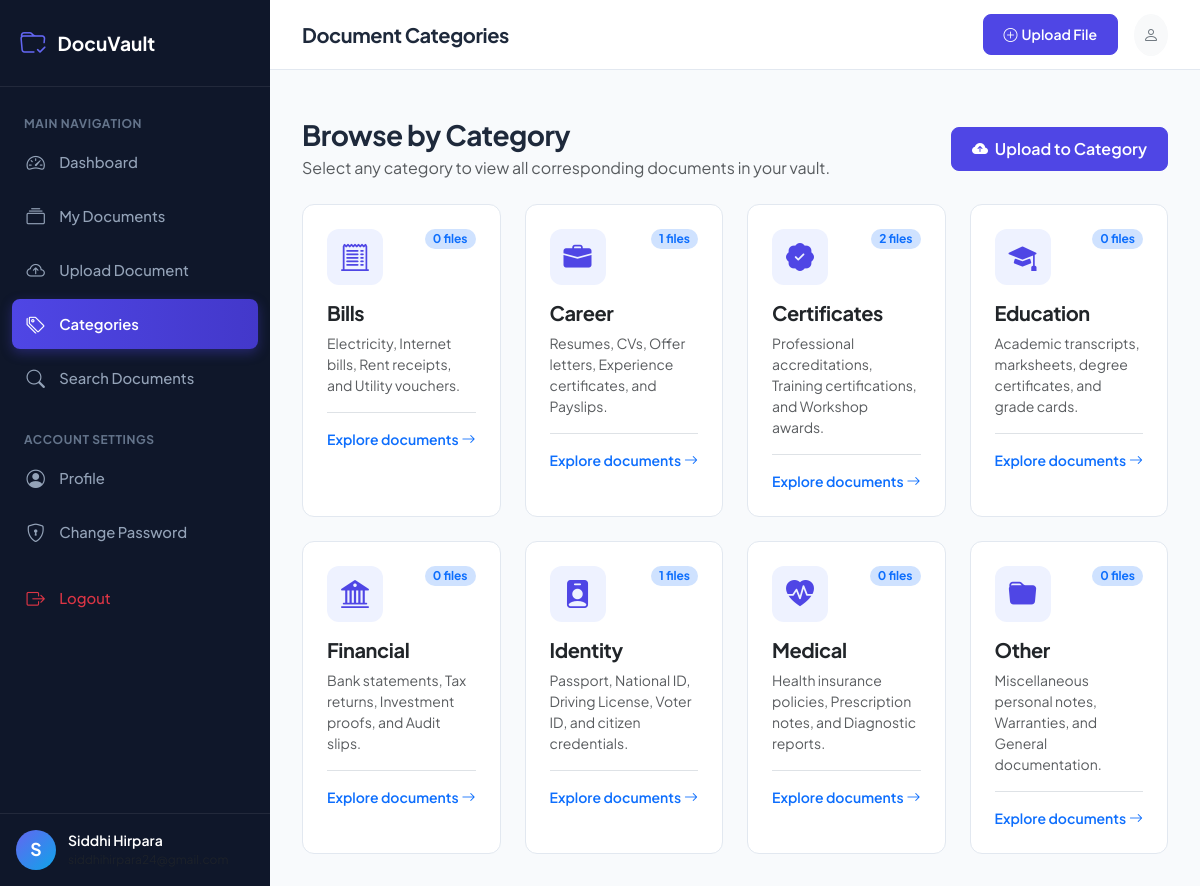
The page /categories (signed in) on the database its author committed.
### models/user.py (models this page shows, shortened)
class User(db.Model, UserMixin):
    __tablename__ = 'users'
    id = db.Column(db.Integer, primary_key=True)
    full_name = db.Column(db.String(100), nullable=False)
    email = db.Column(db.String(120), unique=True, nullable=False, index=True)
    phone = db.Column(db.String(20), nullable=True)
    password_hash = db.Column(db.String(255), nullable=False)
    role = db.Column(db.String(20), default='user', nullable=False)  # 'user' or 'admin'
    status = db.Column(db.String(20), default='active', nullable=False)  # 'active' or 'inactive'
    created_at = db.Column(db.DateTime, default=datetime.utcnow, nullable=False)
    updated_at = db.Column(db.DateTime, default=datetime.utcnow, onupdate=datetime.utcnow, nullable=False)
    documents = db.relationship('Document', back_populates='user', cascade='all, delete-orphan', lazy='dynamic')
    password_reset_tokens = db.relationship('PasswordResetToken', back_populates='user', cascade='all, delete-orphan', lazy='dynamic')
    @property
    def is_active(self):
        return self.status == 'active'

### models/category.py (models this page shows, shortened)
class Category(db.Model):
    __tablename__ = 'categories'
    id = db.Column(db.Integer, primary_key=True)
    name = db.Column(db.String(100), unique=True, nullable=False, index=True)
    description = db.Column(db.Text, nullable=True)
    created_at = db.Column(db.DateTime, default=datetime.utcnow, nullable=False)
    documents = db.relationship('Document', back_populates='category', lazy='dynamic')

### routes/user.py (the view)
@user_bp.route('/categories')
@login_required
def categories():
    all_categories = Category.query.order_by(Category.name).all()
    categories_data = []
    for cat in all_categories:
        count = Document.query.filter_by(user_id=current_user.id, category_id=cat.id).count()
        categories_data.append({
            'category': cat,
            'count': count
        })
    return render_template('user/categories.html', categories_data=categories_data)

### templates/user/categories.html (shortened to what this page needs)
{% extends "user/base_user.html" %}
{% block page_heading %}Document Categories{% endblock %}
{% block content %}
<div class="container-fluid px-0">
    <div class="d-flex flex-column flex-md-row justify-content-between align-items-start align-items-md-center mb-4 gap-3">
        <div>
            <h3 class="fw-bold mb-1">Browse by Category</h3>
            <p class="text-muted mb-0">Select any category to view all corresponding documents in your vault.</p>
        </div>
        <a href="{{ url_for('user.upload') }}" class="btn btn-primary">
            <i class="bi bi-cloud-arrow-up-fill me-1"></i> Upload to Category
        </a>
    </div>
    <div class="row g-4">
        {% for item in categories_data %}
        <div class="col-12 col-md-6 col-xl-3">
            <a href="{{ url_for('user.documents', category=item.category.id) }}" class="category-card h-100">
                <div class="card-body">
                    <div class="d-flex justify-content-between align-items-start mb-3">
                        <div class="stat-icon primary">
                            {% if item.category.name|lower == 'education' %}
                                <i class="bi bi-mortarboard-fill"></i>
                            {% elif item.category.name|lower == 'identity' %}
                                <i class="bi bi-person-badge-fill"></i>
                            {% elif item.category.name|lower == 'career' %}
                                <i class="bi bi-briefcase-fill"></i>
                            {% elif item.category.name|lower == 'financial' %}
                                <i class="bi bi-bank2"></i>
                            {% elif item.category.name|lower == 'bills' %}
                                <i class="bi bi-receipt-cutoff"></i>
                            {% elif item.category.name|lower == 'certificates' %}
                                <i class="bi bi-patch-check-fill"></i>
                            {% elif item.category.name|lower == 'medical' %}
                                <i class="bi bi-heart-pulse-fill"></i>
                            {% else %}
                                <i class="bi bi-folder-fill"></i>
                            {% endif %}
                        </div>
                        <span class="badge bg-primary-subtle text-primary fw-bold px-2 py-1 rounded-pill">
                            {{ item.count }} files
                        </span>
                    </div>
                    <h5 class="fw-bold mb-2 text-dark">{{ item.category.name }}</h5>
                    <p class="text-muted small mb-0 line-clamp-2" style="min-height: 40px;">
                        {{ item.category.description or 'No description available for this category.' }}
                    </p>
                    <div class="mt-3 pt-3 border-top d-flex align-items-center justify-content-between text-primary small fw-semibold">
                        <span>Explore documents</span>
                        <i class="bi bi-arrow-right"></i>
                    </div>
                </div>
            </a>
        </div>
        {% endfor %}
    </div>
</div>
{% endblock %}

### templates/user/base_user.html (shortened to what this page needs)
{% extends "base.html" %}
{% block body %}
<div class="app-container">
    <aside class="app-sidebar">
        <div class="sidebar-header">
            <a href="{{ url_for('user.dashboard') }}" class="sidebar-brand">
                <i class="bi bi-folder-check"></i>
                <span>{{ app_name }}</span>
            </a>
        </div>
        <ul class="sidebar-menu">
            <li class="sidebar-menu-category">Main Navigation</li>
            <li class="sidebar-menu-item">
                <a href="{{ url_for('user.dashboard') }}" class="sidebar-link {% if request.endpoint == 'user.dashboard' %}active{% endif %}">
                    <i class="bi bi-speedometer2"></i>
                    <span>Dashboard</span>
                </a>
            </li>
            <li class="sidebar-menu-item">
                <a href="{{ url_for('user.documents') }}" class="sidebar-link {% if request.endpoint == 'user.documents' %}active{% endif %}">
                    <i class="bi bi-collection"></i>
                    <span>My Documents</span>
                </a>
            </li>
            <li class="sidebar-menu-item">
                <a href="{{ url_for('user.upload') }}" class="sidebar-link {% if request.endpoint == 'user.upload' %}active{% endif %}">
                    <i class="bi bi-cloud-arrow-up"></i>
                    <span>Upload Document</span>
                </a>
            </li>
            <li class="sidebar-menu-item">
                <a href="{{ url_for('user.categories') }}" class="sidebar-link {% if request.endpoint == 'user.categories' %}active{% endif %}">
                    <i class="bi bi-tags"></i>
                    <span>Categories</span>
                </a>
            </li>
            <li class="sidebar-menu-item">
                <a href="{{ url_for('user.search') }}" class="sidebar-link {% if request.endpoint == 'user.search' %}active{% endif %}">
                    <i class="bi bi-search"></i>
                    <span>Search Documents</span>
                </a>
            </li>
            <li class="sidebar-menu-category mt-3">Account Settings</li>
            <li class="sidebar-menu-item">
                <a href="{{ url_for('user.profile') }}" class="sidebar-link {% if request.endpoint == 'user.profile' %}active{% endif %}">
                    <i class="bi bi-person-circle"></i>
                    <span>Profile</span>
                </a>
            </li>
            <li class="sidebar-menu-item">
                <a href="{{ url_for('user.change_password') }}" class="sidebar-link {% if request.endpoint == 'user.change_password' %}active{% endif %}">
                    <i class="bi bi-shield-lock"></i>
                    <span>Change Password</span>
                </a>
            </li>
            <li class="sidebar-menu-item mt-3">
                <a href="{{ url_for('auth.logout') }}" class="sidebar-link text-danger">
                    <i class="bi bi-box-arrow-right"></i>
                    <span>Logout</span>
                </a>
            </li>
        </ul>
        <div class="sidebar-footer">
            <div class="user-snippet">
                <div class="user-avatar">
                    {{ current_user.full_name[:1] | upper }}
                </div>
                <div class="overflow-hidden">
                    <div class="text-white fw-semibold text-truncate small">{{ current_user.full_name }}</div>
                    <div class="text-muted text-truncate" style="font-size: 0.75rem;">{{ current_user.email }}</div>
                </div>
            </div>
        </div>
    </aside>
    <div class="app-main">
        <header class="app-topbar">
            <div class="d-flex align-items-center gap-3">
                <h5 class="mb-0 fw-bold d-none d-sm-block">{% block page_heading %}Dashboard{% endblock %}</h5>
            </div>
            <div class="d-flex align-items-center gap-3">
                <a href="{{ url_for('user.upload') }}" class="btn btn-sm btn-primary d-none d-md-inline-flex align-items-center gap-1">
                    <i class="bi bi-plus-circle"></i> Upload File
                </a>
                <div class="dropdown">
                    <button class="btn btn-light rounded-circle p-2" type="button" data-bs-toggle="dropdown" aria-expanded="false">
                        <i class="bi bi-person text-secondary"></i>
                    </button>
                </div>
            </div>
        </header>
        <div class="container-fluid px-4 pt-3">
        </div>
        <main class="app-content">
            {% block content %}{% endblock %}
        </main>
    </div>
</div>
{% endblock %}

### static/css/style.css (style rules this page uses)
:root { --primary-color: #4f46e5; --primary-hover: #4338ca; --primary-light: #eef2ff; --secondary-color: #0ea5e9; --dark-sidebar: #0f172a; --dark-sidebar-hover: #1e293b; --sidebar-text: #94a3b8; --sidebar-text-active: #ffffff; --bg-main: #f8fafc; --card-bg: #ffffff; --border-color: #e2e8f0; --text-primary: #1e293b; --text-muted: #64748b; --radius-sm: 8px; --radius-md: 12px; --radius-lg: 16px; --shadow-sm: 0 1px 3px rgba(0,0,0,0.06), 0 1px 2px rgba(0,0,0,0.04); --shadow-md: 0 4px 6px -1px rgba(0,0,0,0.08), 0 2px 4px -1px rgba(0,0,0,0.04); --shadow-lg: 0 10px 15px -3px rgba(0,0,0,0.08), 0 4px 6px -2px rgba(0,0,0,0.04); }
body { font-family: 'Plus Jakarta Sans', -apple-system, BlinkMacSystemFont, "Segoe UI", Roboto, sans-serif; background-color: var(--bg-main); color: var(--text-primary); min-height: 100vh; overflow-x: hidden; }
h1, h2, h3, h4, h5, h6 { font-weight: 700; letter-spacing: -0.02em; }
.btn-primary { background-color: var(--primary-color); border-color: var(--primary-color); font-weight: 600; padding: 0.55rem 1.25rem; border-radius: var(--radius-sm); transition: all 0.2s ease; }
.app-container { display: flex; min-height: 100vh; }
.app-sidebar { width: 270px; background-color: var(--dark-sidebar); color: var(--sidebar-text); flex-shrink: 0; display: flex; flex-direction: column; transition: all 0.3s cubic-bezier(0.4, 0, 0.2, 1); z-index: 1040; }
.sidebar-header { padding: 1.5rem 1.25rem; display: flex; align-items: center; justify-content: space-between; border-bottom: 1px solid rgba(255, 255, 255, 0.08); }
.sidebar-brand { display: flex; align-items: center; gap: 0.75rem; color: #ffffff; font-size: 1.2rem; font-weight: 700; text-decoration: none; }
.sidebar-brand i { font-size: 1.6rem; color: #6366f1; }
.sidebar-menu { list-style: none; padding: 1rem 0.75rem; margin: 0; flex-grow: 1; overflow-y: auto; }
.sidebar-menu-category { font-size: 0.75rem; text-transform: uppercase; letter-spacing: 0.05em; font-weight: 700; color: #64748b; padding: 0.75rem 0.75rem 0.25rem 0.75rem; }
.sidebar-menu-item { margin-bottom: 0.25rem; }
.sidebar-link { display: flex; align-items: center; gap: 0.85rem; padding: 0.7rem 0.85rem; color: var(--sidebar-text); text-decoration: none; font-weight: 500; font-size: 0.925rem; border-radius: var(--radius-sm); transition: all 0.2s ease; }
.sidebar-link i { font-size: 1.15rem; width: 1.25rem; text-align: center; }
.sidebar-link.active { color: #ffffff; background: linear-gradient(90deg, #4f46e5 0%, #4338ca 100%); font-weight: 600; box-shadow: 0 4px 12px rgba(79, 70, 229, 0.35); }
.sidebar-footer { padding: 1rem; border-top: 1px solid rgba(255, 255, 255, 0.08); }
.user-snippet { display: flex; align-items: center; gap: 0.75rem; }
.user-avatar { width: 40px; height: 40px; border-radius: 50%; background: linear-gradient(135deg, #6366f1, #0ea5e9); color: #ffffff; font-weight: 700; display: flex; align-items: center; justify-content: center; font-size: 1.1rem; flex-shrink: 0; }
.app-main { flex-grow: 1; display: flex; flex-direction: column; min-width: 0; }
.app-topbar { height: 70px; background-color: #ffffff; border-bottom: 1px solid var(--border-color); display: flex; align-items: center; justify-content: space-between; padding: 0 2rem; position: sticky; top: 0; z-index: 1020; }
.app-content { padding: 2rem; flex-grow: 1; }
.stat-icon { width: 56px; height: 56px; border-radius: var(--radius-md); display: flex; align-items: center; justify-content: center; font-size: 1.75rem; flex-shrink: 0; }
.stat-icon.primary { background-color: #eef2ff; color: #4f46e5; }
.category-card { border-radius: var(--radius-md); transition: all 0.25s ease; border: 1px solid var(--border-color); background: #ffffff; cursor: pointer; text-decoration: none; color: inherit; display: block; }
.category-card .card-body { padding: 1.5rem; }

### rows shown on the page
User: full_name "S", full_name "Siddhi Hirpara"
Category: category.name "Bills", category "Electricity, Internet bills, Rent receipts, and Utility vouchers."
Category: category.name "Career", category "Resumes, CVs, Offer letters, Experience certificates, and Payslips."
Category: category.name "Certificates", category "Professional accreditations, Training certifications, and Workshop awards."
Category: category.name "Education", category "Academic transcripts, marksheets, degree certificates, and grade cards."
Category: category.name "Financial", category "Bank statements, Tax returns, Investment proofs, and Audit slips."
Category: category.name "Identity", category "Passport, National ID, Driving License, Voter ID, and citizen credentials."
Category: category.name "Medical", category "Health insurance policies, Prescription notes, and Diagnostic reports."
Category: category.name "Other", category "Miscellaneous personal notes, Warranties, and General documentation."

### other values the page prints
{{ app_name }} "DocuVault"
{{ item.count }} "0" "1" "2" "0" "0" "1" "0" "0"
